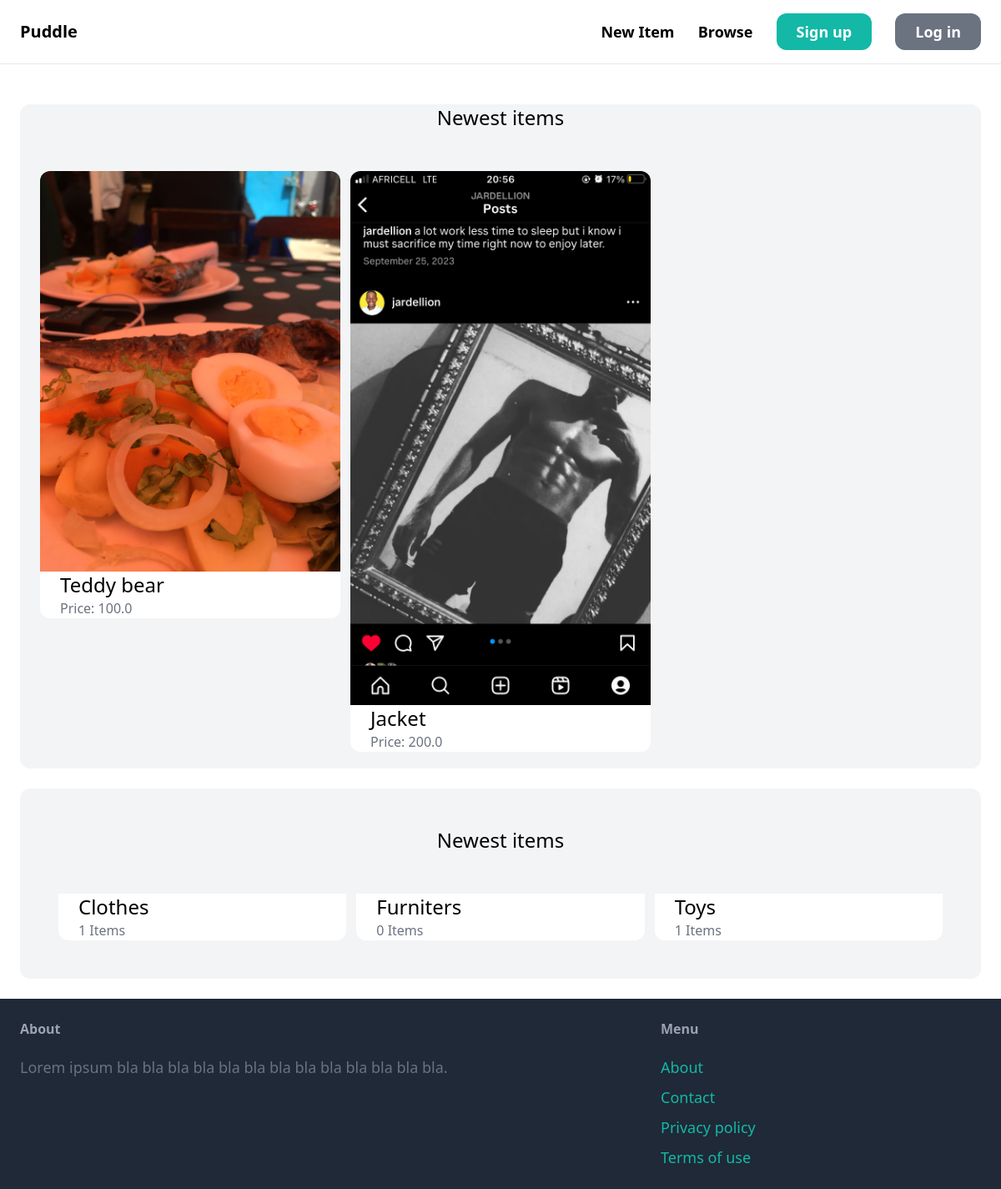
Before: / with the older database file.
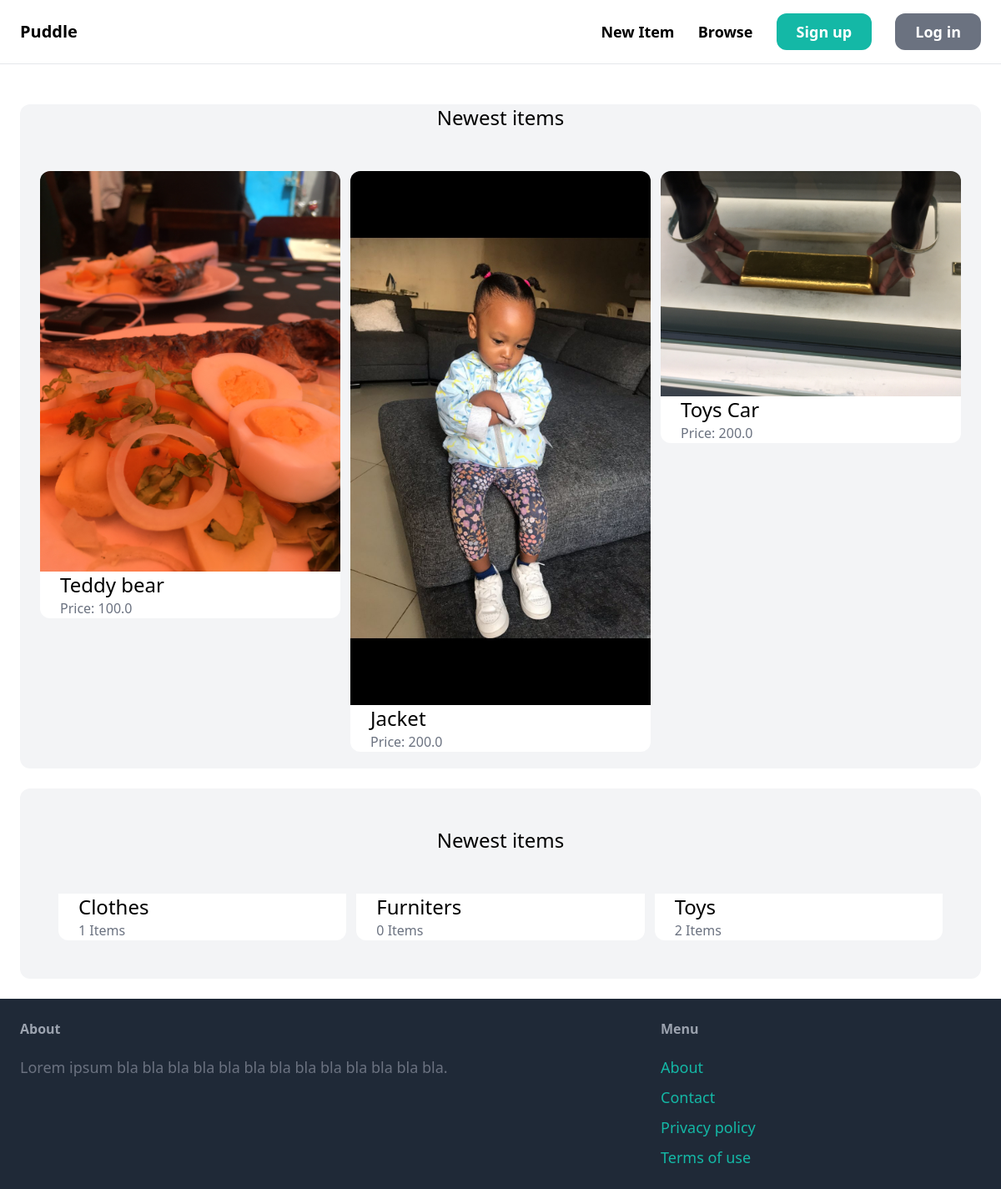
After: the same page with the newer database file.
### item/models.py (models this page shows, shortened)
class Item(models.Model):
    category = models.ForeignKey(Category, related_name='items', on_delete=models.CASCADE)
    name = models.CharField(max_length=255)
    description = models.TextField(blank=True, null=True)
    price  = models.FloatField()
    image = models.ImageField(upload_to= 'item_images', blank=True, null=True)
    is_sold = models.BooleanField(default=False)
    created_by = models.ForeignKey(User, related_name='items', on_delete=models.CASCADE)
    created_at = models.DateTimeField(auto_now_add=True)

class Category(models.Model):
    name = models.CharField(max_length=255)
    class Meta:
        ordering= ('name',)
        verbose_name_plural = 'Categories'

### core/views.py (the view)
# urls.py: path("", index, name='index'),
def index(request):
    items = Item.objects.filter(is_sold=False)[0:6]
    categories = Category.objects.all()
    return render(request, 'index.html', {
        'categories': categories,
        'items': items,
    })

### core/templates/index.html (shortened to what this page needs)
{% extends 'core/base.html'%}
{% block content%}
<div class='mt-6 px-6 bg-gray-100 rounded-xl'>
    <h2 class='mb-12 text-2xl text-center'>Newest items</h2>
    <div class='grid grid-cols-3 gap-3'>
        {% for item in items%}
            <div class=''>
                <a href="{% url 'item:detail' item.id %}">
                     <div>
                        <img src='{{ item.image.url }}' class='rounded-t-xl'>
                     </div>
                     <div class='px-6 bg-white rounded-b-xl mb-[20px]'>
                        <h2 class='text-2xl'>{{item.name}}</h2>
                        <p class='text-gray-500'>Price: {{item.price}}</p>
                     </div>
                </a>
            </div>
        {% endfor %}
    </div>
</div>
<div class='mt-6 p-[46px] bg-gray-100 rounded-xl'>
    <h2 class='mb-12 text-2xl text-center'>Newest items</h2>
    <div class='grid grid-cols-3 gap-3'>
        {% for category in categories%}
         <div class=''>
                <a href='#'>
                     <div class='px-6 bg-white rounded-b-xl'>
                        <h2 class='text-2xl'>{{category.name}}</h2>
                        <p class='text-gray-500'>{{ category.items.count  }} Items</p>
                     </div>
                </a>
            </div>
        {% endfor %}
    </div>
</div>
{% endblock %}

### core/templates/core/base.html (shortened to what this page needs)
<!DOCTYPE html>
<html lang="en">
<head>
    <script src="https://cdn.tailwindcss.com"></script>
</head>
<body>
    <nav class='py-6 px-6 flex justify-between items-center border-b border-gray-200'>
        <a href='/' class='text-xl  font-semibold'>Puddle</a>
        <div class='space-x-6'>
            <a href='#' class='text-lg font-semibold hover:text-gray-500 '>New Item</a>
            <a href='#' class='text-lg font-semibold hover:text-gray-500 '>Browse</a>
            <a href='#' class='px-6 px-3 text-lg font-semibold bg-teal-500 text-white rounded-xl hover:bg-teal-700 p-[10px]'>Sign up</a>
            <a href='#' class='px-6 px-3 text-lg font-semibold bg-gray-500 text-white rounded-xl hover:bg-gray-700 p-[10px]'>Log in</a>
        </div>
    </nav>
   <div class='py-6 px-6'>
      {% block content %}
      {% endblock %}
   </div>
   <footer class='py-6 px-6 flex justify-between bg-gray-800'>
    <div class='w-2/3 pr-10'>
        <h3 class='mb-5 font-semibold text-gray-400'>About</h3>
        <p class='text-lg text-gray-500'>Lorem ipsum bla bla bla bla bla bla bla bla bla bla bla bla bla. </p>
    </div>
    <div class='w-1/3'>
           <h3 class='mb-5 font-semibold text-gray-400'>Menu</h3>
           <ul class='space-y-2'>
            <li>
                <a href='#' class='text-lg text-teal-500 hover:text-teal-700'>About</a>
            </li>
             <li>
                <a href='{% url "contact" %}' class='text-lg text-teal-500 hover:text-teal-700'>Contact</a>
            </li>
             <li>
                <a href='#' class='text-lg text-teal-500 hover:text-teal-700'>Privacy policy</a>
            </li>
              <li>
                <a href='#' class='text-lg text-teal-500 hover:text-teal-700'>Terms of use</a>
            </li>
           </ul>
    </div>
   </footer>
</body>
</html>

Changed rows visible on the page:
changed Item "Jacket": image: a different picture
added Item: image (picture), name "Toys Car", price "200.0"
computed for Category "Toys": items.count "1" → "2"
